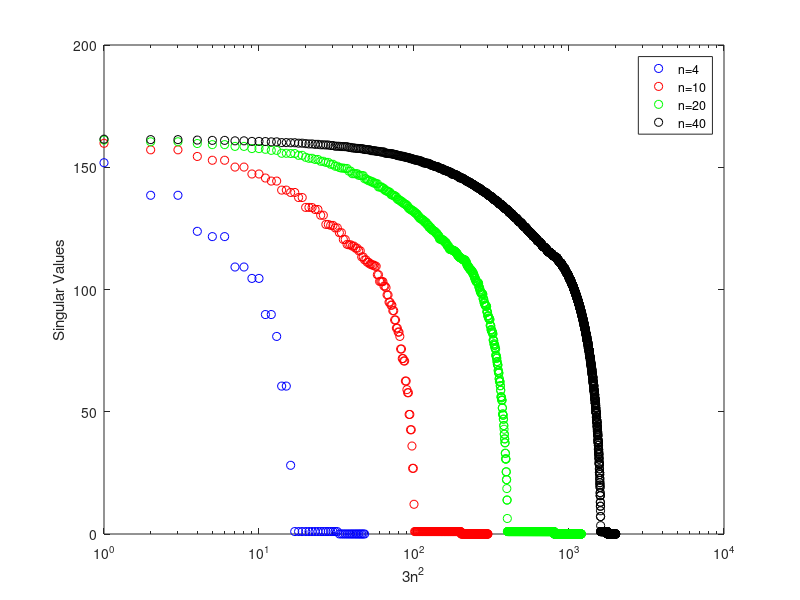
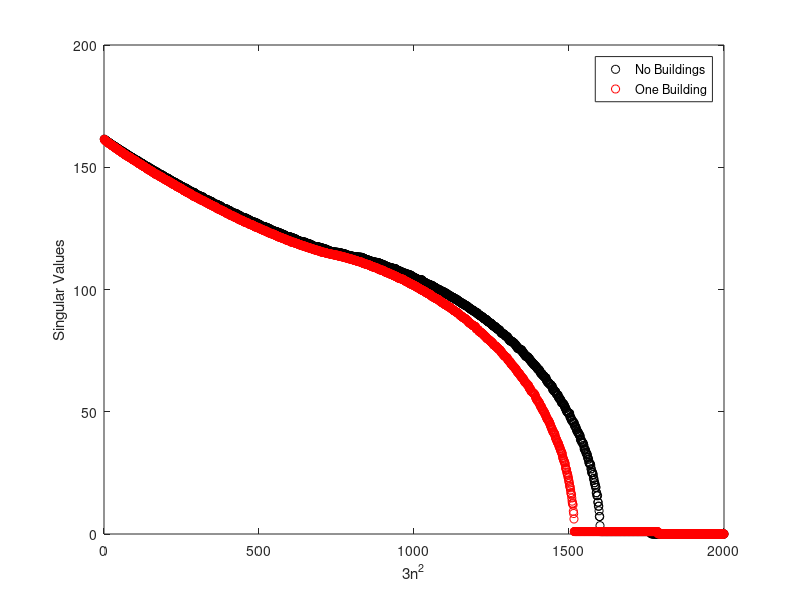

Write MATLAB code to recreate these figures, in order.
% Comparing svd of the FDTD
close all
clear all
load SVFDTD

semilogx(sn4, 'bo')
hold on
semilogx(sn10, 'ro')
semilogx(sn20, 'go')
semilogx(sn40, 'ko')

xlabel('3n^2')

ylabel('Singular Values')
legend('n=4','n=10','n=20','n=40')

figure

plot(sn40, 'ko')
hold on
plot(sn40BC, 'ro')

xlabel('3n^2')
ylabel('Singular Values')
legend('No Buildings','One Building')